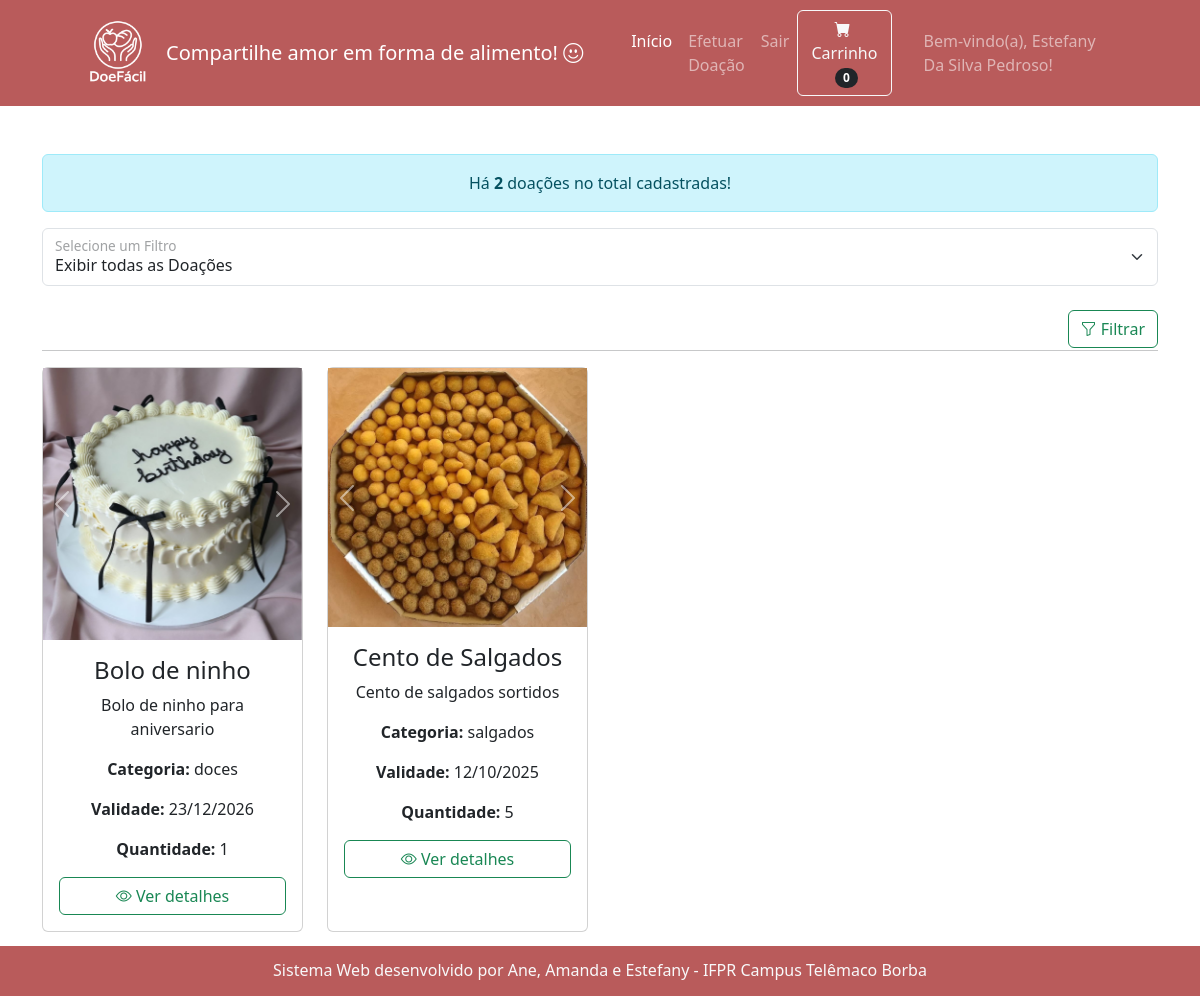
/index.php (signed in), run on the app's committed database.
### tables this page shows
CREATE TABLE `produtos` (
  `id_produtos` int NOT NULL,
  `url` varchar(200) NOT NULL,
  `nome` varchar(50) NOT NULL,
  `descricao` varchar(100) DEFAULT NULL,
  `categorias` varchar(20) NOT NULL,
  `data_validade` date DEFAULT NULL,
  `quantidade` int DEFAULT NULL,
  `id_doacao` int DEFAULT NULL,
  `statusProduto` varchar(15) NOT NULL
);

### index.php (the view)
<?php include "header.php" ?>
<div class='container mt-5 mb-5'>
    <?php
        include "conexaoBD.php";
        $listarDoacoes = "SELECT * FROM Produtos";
        if(isset($_GET['filtroProduto'])){
            $filtroProduto = $_GET['filtroProduto'];
            if($filtroProduto != 'todos'){
                $listarDoacoes .= " WHERE statusProduto LIKE '$filtroProduto' ";
            }
            switch($filtroProduto){
                case "todos" : $mensagemFiltro = "no total";
                break;
                case "disponivel" : $mensagemFiltro = "disponíveis";
                break;
                case "esgotado" : $mensagemFiltro = "esgotados";
                break;
            }
        } else {
            $filtroProduto = "todos";
            $mensagemFiltro = "no total";
        }
        $res = mysqli_query($conn, $listarDoacoes);
        $totalDoacoes = mysqli_num_rows($res);
        if($totalDoacoes > 0){
            echo "<div class='alert alert-info text-center'>Há <strong>$totalDoacoes</strong> doações $mensagemFiltro cadastradas!</div>";
        } else {
            echo "<div class='alert alert-info text-center'>Não há Doações cadastradas no sistema!</div>";
        }
        echo "
            <form name='formFiltro' action='index.php' method='GET'>
                <div class='form-floating mt-3'>
                    <select class='form-select' name='filtroProduto' required>
                        <option value='todos'"; if($filtroProduto == 'todos'){echo "selected";} echo">Exibir todas as Doações</option>
                        <option value='disponivel'"; if($filtroProduto == 'disponivel'){echo "selected";} echo">Exibir apenas Doações disponíveis</option>
                        <option value='esgotado'"; if($filtroProduto == 'esgotado'){echo "selected";} echo">Exibir apenas Doações esgotadas</option>
                    </select>
                    <label for='filtroProduto'>Selecione um Filtro</label>
                    <br>
                </div>
                <button type='submit' class='btn btn-outline-success' style='float:right'><i class='bi bi-funnel'></i> Filtrar</button>
                <br>
            </form>
        ";
    ?>
    <hr>
    <div class="row">
        <?php
            while($registro = mysqli_fetch_assoc($res)){
                $idProduto   = $registro['id_produtos'];
                $url         = $registro['url'];
                $nome        = $registro['nome'];
                $descricao   = $registro['descricao'];
                $categoria   = $registro['categorias'];
                $dataValidade = $registro['data_validade'];
                $quantidade  = $registro['quantidade'];
                $diaValidade = substr($dataValidade, 8, 2);
                $mesValidade = substr($dataValidade, 5, 2);
                $anoValidade = substr($dataValidade, 0, 4);
                $imagens = explode(",", $url);
                echo "
                    <div class='col-sm-3 mb-3'>
                        <div class='card h-100'>
                            <div id='carousel$idProduto' class='carousel slide' data-bs-ride='carousel'>
                                <div class='carousel-inner'>";
                                    $active = "active";
                                    foreach($imagens as $img){
                                        echo "
                                            <div class='carousel-item $active'>
                                                <img src='$img' class='d-block w-100' alt='Imagem da doação $nome'>
                                            </div>";
                                        $active = "";
                                    }
                                echo "</div>
                                <button class='carousel-control-prev' type='button' data-bs-target='#carousel$idProduto' data-bs-slide='prev'>
                                    <span class='carousel-control-prev-icon'></span>
                                </button>
                                <button class='carousel-control-next' type='button' data-bs-target='#carousel$idProduto' data-bs-slide='next'>
                                    <span class='carousel-control-next-icon'></span>
                                </button>
                            </div>
                            <div class='card-body text-center'>
                                <h4 class='card-title'>$nome</h4>
                                <p class='card-text'>$descricao</p>
                                <p class='card-text'><strong>Categoria:</strong> $categoria</p>
                                <p class='card-text'><strong>Validade:</strong> $diaValidade/$mesValidade/$anoValidade</p>
                                <p class='card-text'><strong>Quantidade:</strong> $quantidade</p>
                                <div class='d-grid'>
                                    <a class='btn btn-outline-success' href='visualizarProduto.php?idProduto=$idProduto'>
                                        <i class='bi bi-eye'></i> Ver detalhes
                                    </a>
                                </div>
                            </div>
                        </div>
                    </div>
                ";
            }
        ?>
    </div>
</div>
<?php include "footer.php" ?>

### data on the page
produtos: url (picture), nome "Bolo de ninho", descricao "Bolo de ninho para aniversario", categorias "doces", data_validade "23", data_validade "12", data_validade "2026", quantidade "1"
produtos: url (picture), nome "Cento de Salgados", descricao "Cento de salgados sortidos", categorias "salgados", data_validade "12", data_validade "10", data_validade "2025", quantidade "5"

### other printed values
$nomeUsuario "Estefany Da Silva Pedroso"
$totalDoacoes "2"
$mensagemFiltro "no total"
